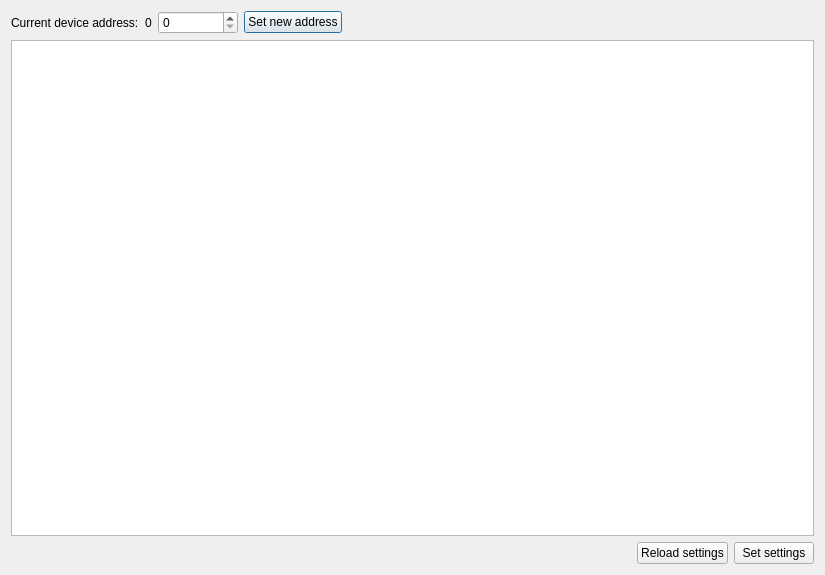
<?xml version="1.0" encoding="UTF-8"?>
<ui version="4.0">
 <class>DialogEditDeviceSettings</class>
 <widget class="QDialog" name="DialogEditDeviceSettings">
  <property name="geometry">
   <rect>
    <x>0</x>
    <y>0</y>
    <width>825</width>
    <height>575</height>
   </rect>
  </property>
  <property name="windowTitle">
   <string>Dialog</string>
  </property>
  <layout class="QVBoxLayout" name="verticalLayout">
   <item>
    <layout class="QHBoxLayout" name="horizontalLayout">
     <item>
      <widget class="QLabel" name="label_2">
       <property name="text">
        <string>Current device address:</string>
       </property>
      </widget>
     </item>
     <item>
      <widget class="QLabel" name="labelCurrentDeviceAddress">
       <property name="text">
        <string>0</string>
       </property>
      </widget>
     </item>
     <item>
      <widget class="QSpinBox" name="spinBoxNewAddress">
       <property name="minimumSize">
        <size>
         <width>80</width>
         <height>0</height>
        </size>
       </property>
       <property name="maximum">
        <number>255</number>
       </property>
      </widget>
     </item>
     <item>
      <widget class="QPushButton" name="pushButtonSetNewAddress">
       <property name="text">
        <string>Set new address</string>
       </property>
      </widget>
     </item>
     <item>
      <spacer name="horizontalSpacer">
       <property name="orientation">
        <enum>Qt::Horizontal</enum>
       </property>
       <property name="sizeHint" stdset="0">
        <size>
         <width>40</width>
         <height>20</height>
        </size>
       </property>
      </spacer>
     </item>
    </layout>
   </item>
   <item>
    <widget class="QListWidget" name="listWidget">
     <property name="selectionMode">
      <enum>QAbstractItemView::NoSelection</enum>
     </property>
    </widget>
   </item>
   <item>
    <layout class="QHBoxLayout" name="horizontalLayout_2">
     <item>
      <spacer name="horizontalSpacer_2">
       <property name="orientation">
        <enum>Qt::Horizontal</enum>
       </property>
       <property name="sizeHint" stdset="0">
        <size>
         <width>40</width>
         <height>20</height>
        </size>
       </property>
      </spacer>
     </item>
     <item>
      <widget class="QPushButton" name="pushButtonReloadSettings">
       <property name="text">
        <string>Reload settings</string>
       </property>
      </widget>
     </item>
     <item>
      <widget class="QPushButton" name="pushButtonSetSettings">
       <property name="text">
        <string>Set settings</string>
       </property>
      </widget>
     </item>
    </layout>
   </item>
  </layout>
 </widget>
 <resources/>
 <connections/>
</ui>
